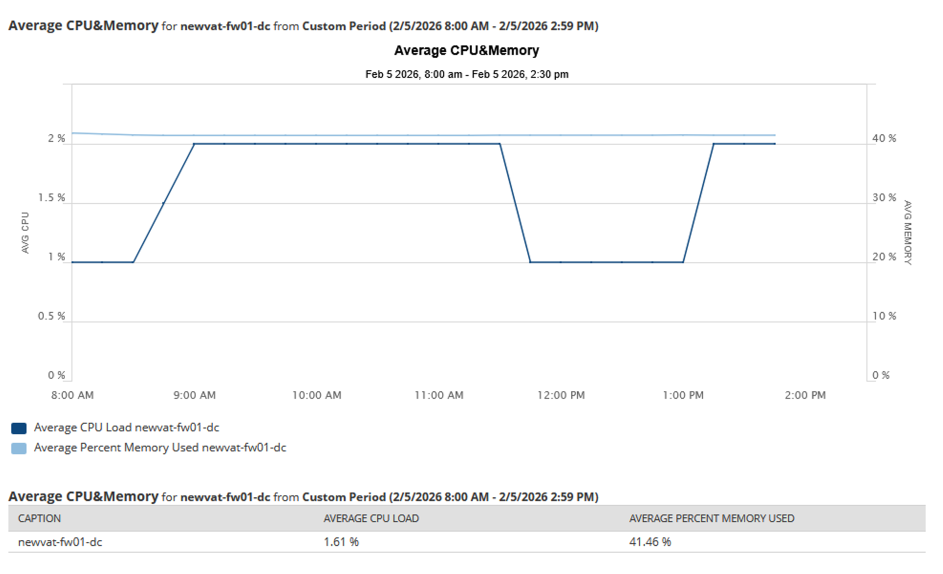
#> input picture tests/AVG cpu_mem2.png, 1886 x 1147 px (shown at 1/2 size)
$ python -i preprocessor.py   (imports and definitions only)
#> lines starting #> are read from the running program, lines starting #| are printed output that depends on the picture; after the words box and inside, x2 and y2 are one past the last pixel; in counts of white or black regions, pixels touching at a corner belong together
# Preprocessor สำหรับปรับภาพให้เหมาะสมกับการ OCR โดยเฉพาะสำหรับภาพที่มีตัวหนังสือเล็กและมีแสงเงา

import cv2
import numpy as np

def preprocess_image(image_path_or_bytes):
    # 1. Load Image
#> called with image_path_or_bytes = '../../../tests/AVG cpu_mem2.png'
    if isinstance(image_path_or_bytes, str):
        img = cv2.imread(image_path_or_bytes)
#> img is the input picture: shape (1147, 1886, 3); mean B, G, R 249.3, 249, 248.7
    else:
        nparr = np.frombuffer(image_path_or_bytes, np.uint8)
        img = cv2.imdecode(nparr, cv2.IMREAD_COLOR)

    if img is None:
        return None

    # 2. Resize Logic (ปรับให้เหมาะสมกับภาพใหญ่)
    h, w = img.shape[:2]
#> h = 1147; w = 1886
    target_width = 2500  # ขยับขึ้นเป็น 2500 เพื่อเก็บรายละเอียดตัวหนังสือเล็ก

    if w > target_width:
        scale = target_width / w
        img = cv2.resize(img, None, fx=scale, fy=scale, interpolation=cv2.INTER_AREA) # INTER_AREA ดีสำหรับย่อภาพ

    # 3. Grayscale
    gray = cv2.cvtColor(img, cv2.COLOR_BGR2GRAY)

    # 4. Contrast Enhancement (Thresholding) **สำคัญมาก**
    # ใช้ Adaptive Threshold เพื่อจัดการกับแสงเงาหรือตัวหนังสือจาง
    # หรือใช้ Binary Threshold ธรรมดาถ้าพื้นหลังขาวสะอาด
    # สูตรนี้: ทำให้ตัวหนังสือเข้มขึ้น ตัดพื้นหลังขาว
    _, thresh = cv2.threshold(gray, 180, 255, cv2.THRESH_BINARY)
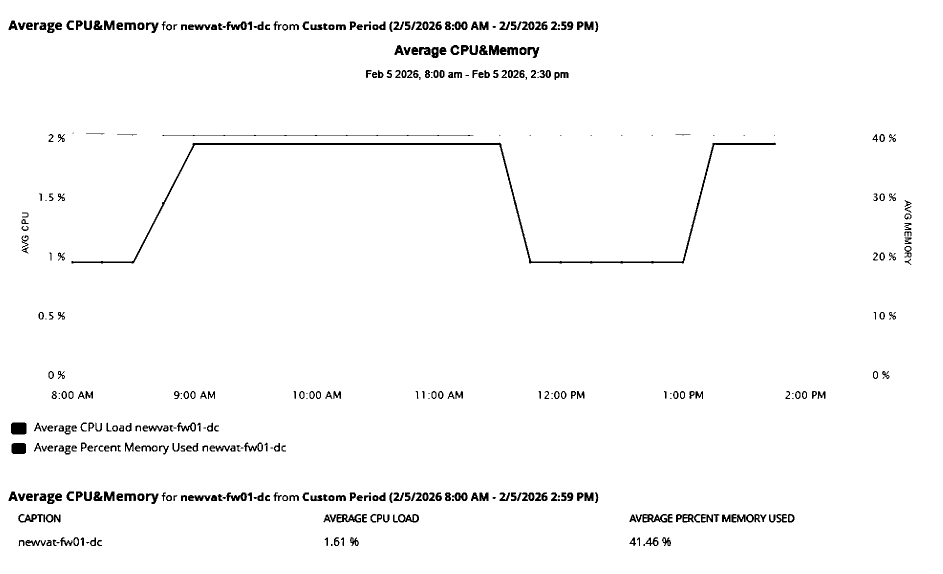
#> thresh: shape (1147, 1886) (shown at 1/2 size); 97.5% white; 429 black regions (60 under 20 px), largest, box (x1, y1, x2, y2) and area: (143, 285, 1552, 527) 6897, (22, 845, 53, 869) 724, (325, 270, 947, 272) 659

    # 5. Add Padding (เน้นขอบล่างเยอะๆ)
    # top=20, bottom=100 (เผื่อที่ให้บรรทัดสุดท้าย), left=20, right=20
    padded = cv2.copyMakeBorder(thresh, 20, 100, 20, 20, cv2.BORDER_CONSTANT, value=[255, 255, 255])
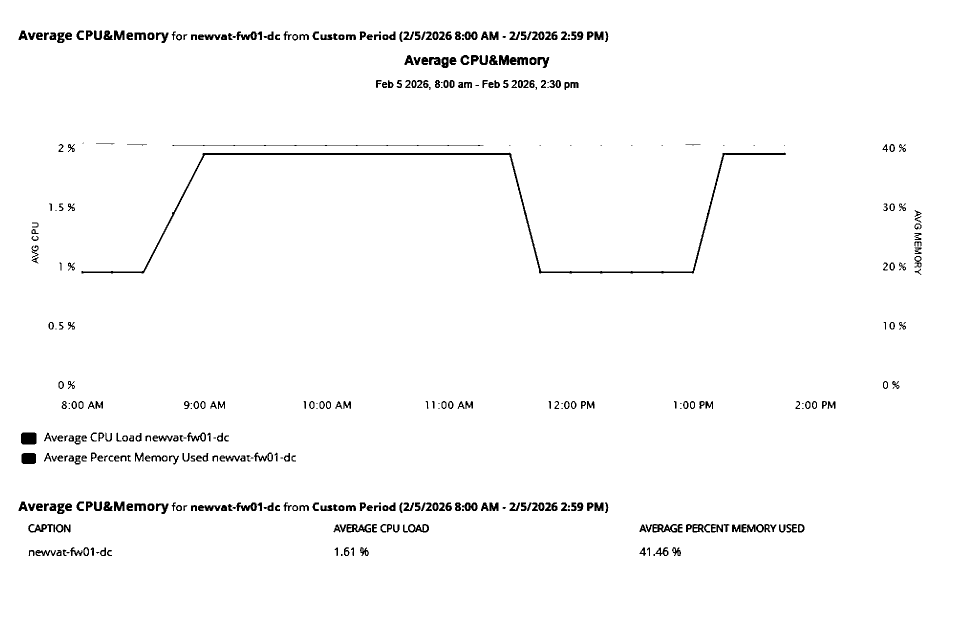
#> padded: shape (1267, 1926) (shown at 1/2 size); 97.8% white; 429 black regions (60 under 20 px), largest, box (x1, y1, x2, y2) and area: (163, 305, 1572, 547) 6897, (42, 865, 73, 889) 724, (345, 290, 967, 292) 659

    return padded

>>> result = preprocess_image('../../../tests/AVG cpu_mem2.png')

$ run again, on tests/AVG cpu_memory.png
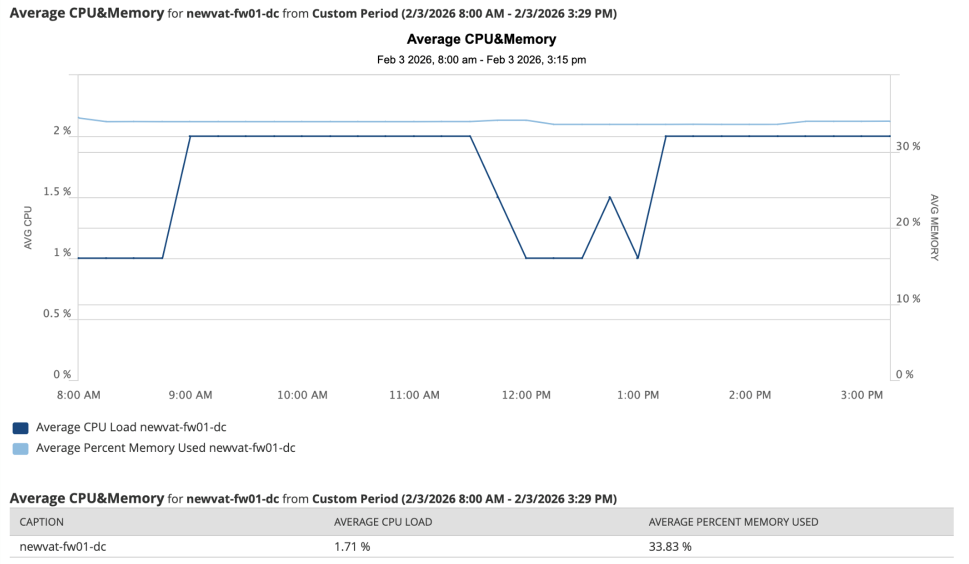
#> input picture tests/AVG cpu_memory.png, 1937 x 1128 px (shown at 1/2 size)
#> in preprocess_image, img is the input picture: shape (1128, 1937, 3); mean B, G, R 248.6, 248.3, 248
#> in preprocess_image, `_, thresh = cv2.threshold(gray, 180, 255, cv2.THRESH_BINARY)`:
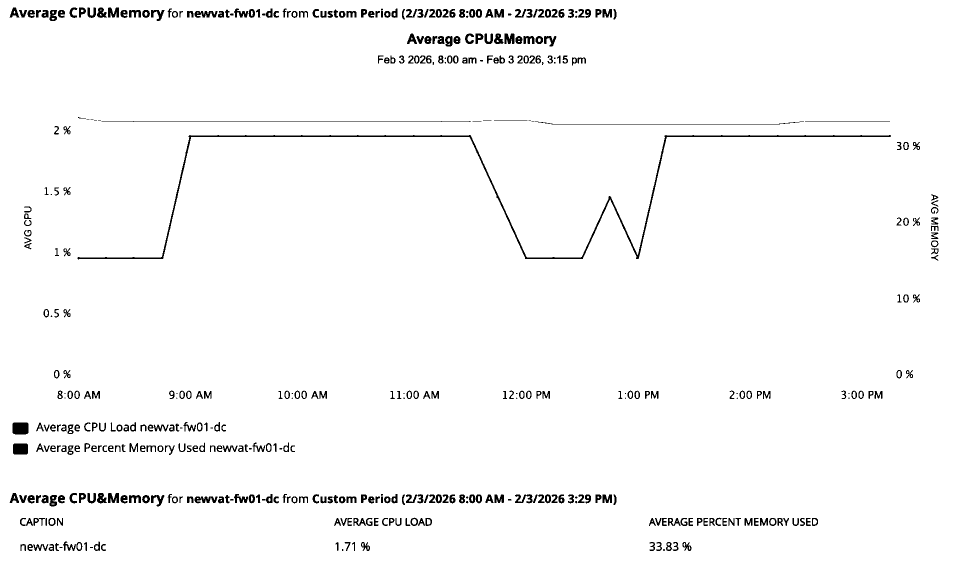
#> thresh: shape (1128, 1937) (shown at 1/2 size); 97.4% white; 445 black regions (51 under 20 px), largest, box (x1, y1, x2, y2) and area: (155, 270, 1782, 519) 7442, (25, 845, 57, 869) 746, (203, 242, 942, 244) 742
#> in preprocess_image, `padded = cv2.copyMakeBorder(thresh, 20, 100, 20, 20, cv2.BORDER_CONSTA..`:
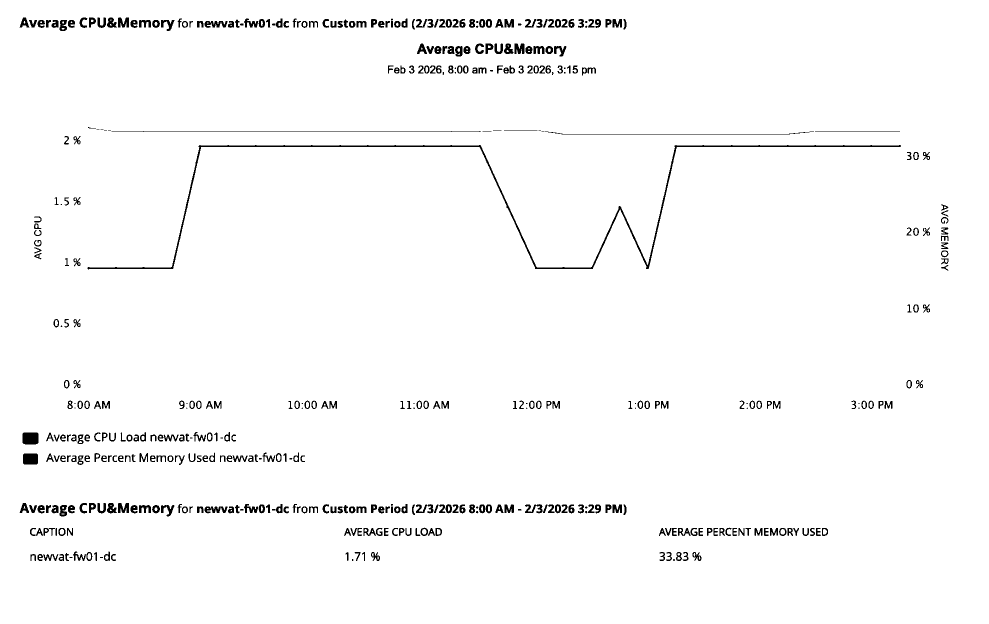
#> padded: shape (1248, 1977) (shown at 1/2 size); 97.7% white; 445 black regions (51 under 20 px), largest, box (x1, y1, x2, y2) and area: (175, 290, 1802, 539) 7442, (45, 865, 77, 889) 746, (223, 262, 962, 264) 742

$ run again, on tests/Cisco C1300 AverageTraffic.png
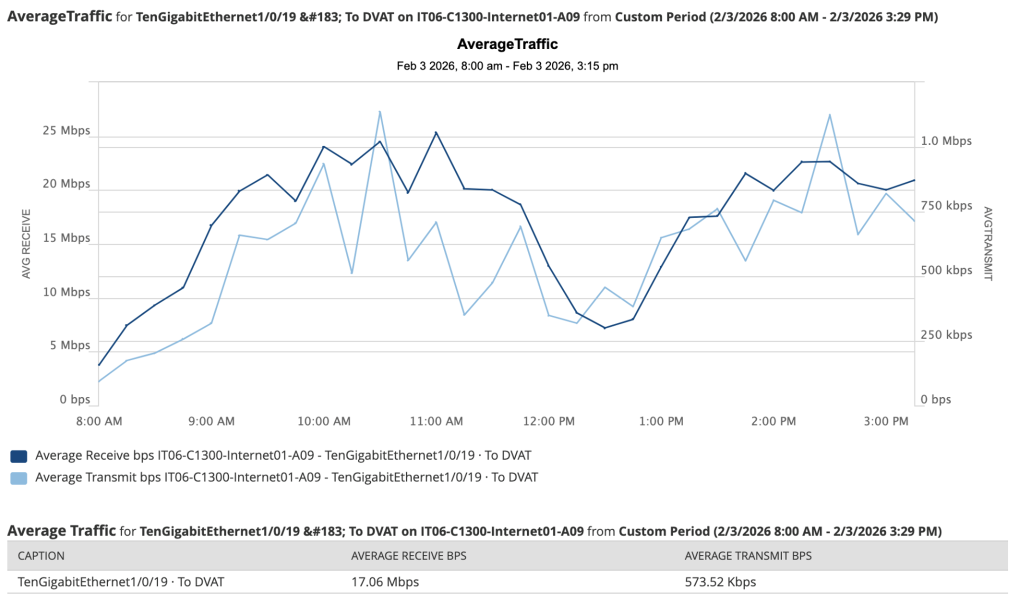
#> input picture tests/Cisco C1300 AverageTraffic.png, 2044 x 1203 px (shown at 1/2 size)
#> in preprocess_image, img is the input picture: shape (1203, 2044, 3); mean B, G, R 246.9, 246.5, 246.1
#> in preprocess_image, `_, thresh = cv2.threshold(gray, 180, 255, cv2.THRESH_BINARY)`:
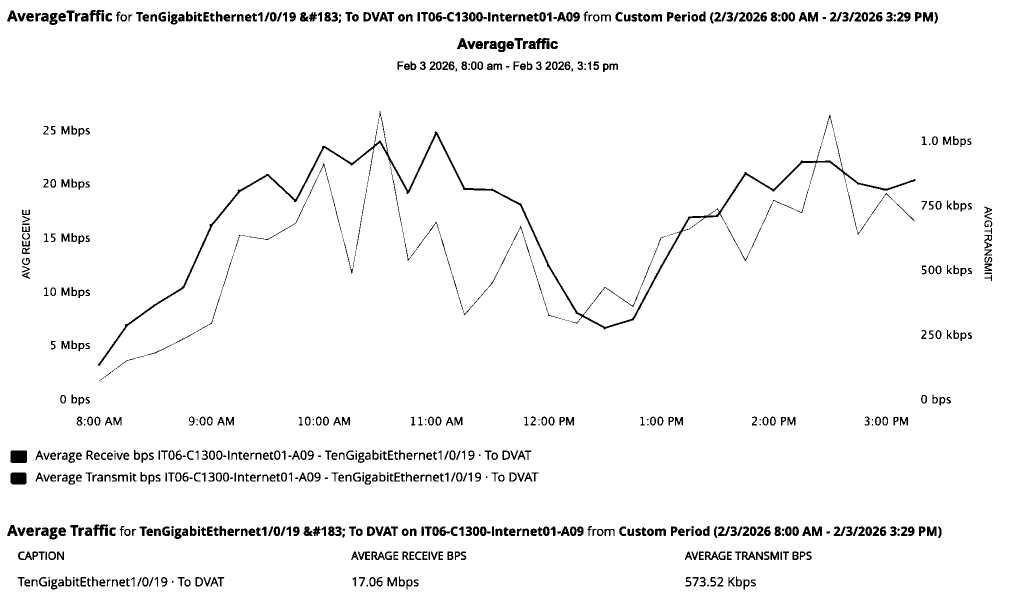
#> thresh: shape (1203, 2044) (shown at 1/2 size); 96.4% white; 743 black regions (93 under 20 px), largest, box (x1, y1, x2, y2) and area: (196, 222, 1831, 732) 10551, (21, 901, 54, 926) 816, (21, 945, 53, 969) 748
#> in preprocess_image, `padded = cv2.copyMakeBorder(thresh, 20, 100, 20, 20, cv2.BORDER_CONSTA..`:
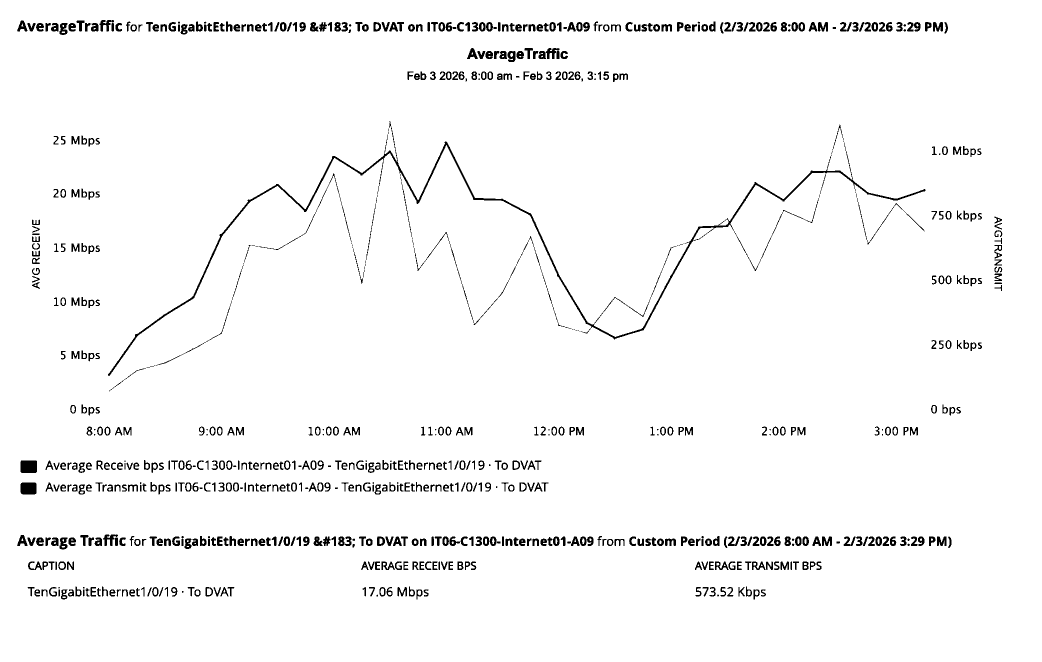
#> padded: shape (1323, 2084) (shown at 1/2 size); 96.8% white; 743 black regions (93 under 20 px), largest, box (x1, y1, x2, y2) and area: (216, 242, 1851, 752) 10551, (41, 921, 74, 946) 816, (41, 965, 73, 989) 748

$ run again, on tests/Cisco C1300 Maximum Traffic.png
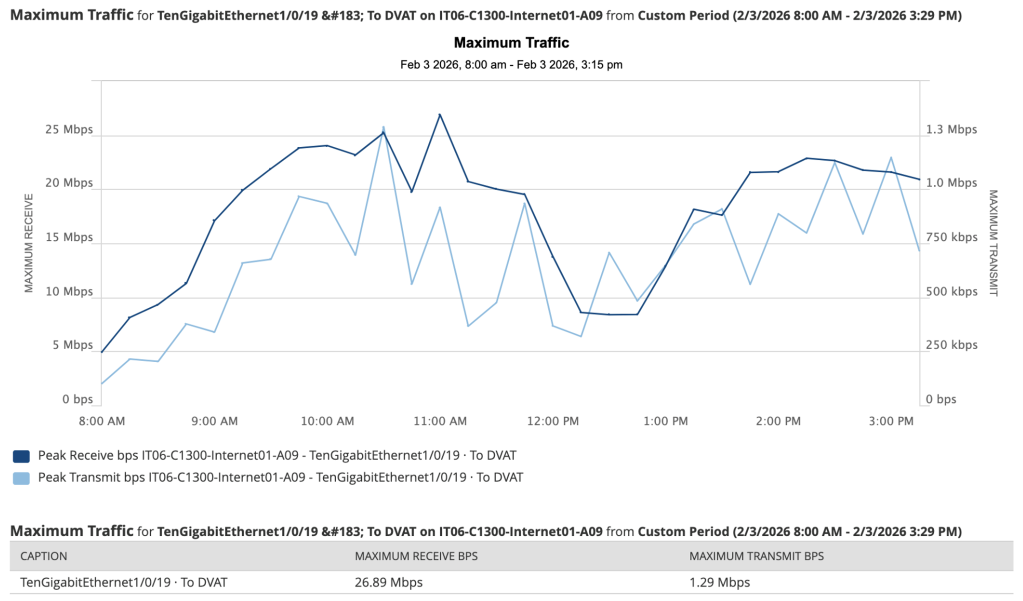
#> input picture tests/Cisco C1300 Maximum Traffic.png, 2045 x 1201 px (shown at 1/2 size)
#> in preprocess_image, img is the input picture: shape (1201, 2045, 3); mean B, G, R 246.9, 246.6, 246.2
#> in preprocess_image, `_, thresh = cv2.threshold(gray, 180, 255, cv2.THRESH_BINARY)`:
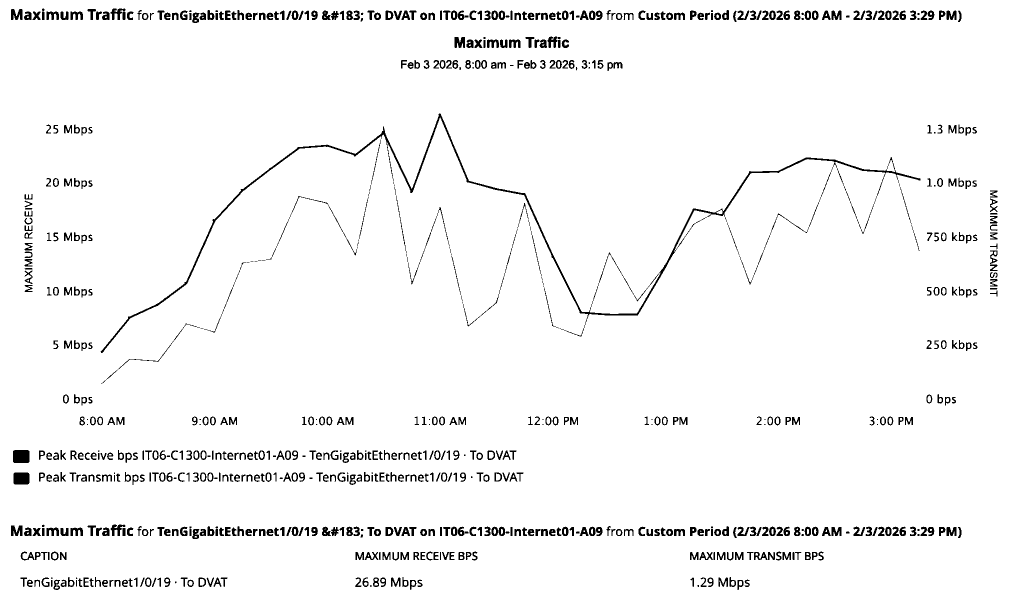
#> thresh: shape (1201, 2045) (shown at 1/2 size); 96.3% white; 748 black regions (90 under 20 px), largest, box (x1, y1, x2, y2) and area: (201, 227, 1841, 706) 10731, (26, 900, 59, 926) 844, (27, 945, 59, 969) 752
#> in preprocess_image, `padded = cv2.copyMakeBorder(thresh, 20, 100, 20, 20, cv2.BORDER_CONSTA..`:
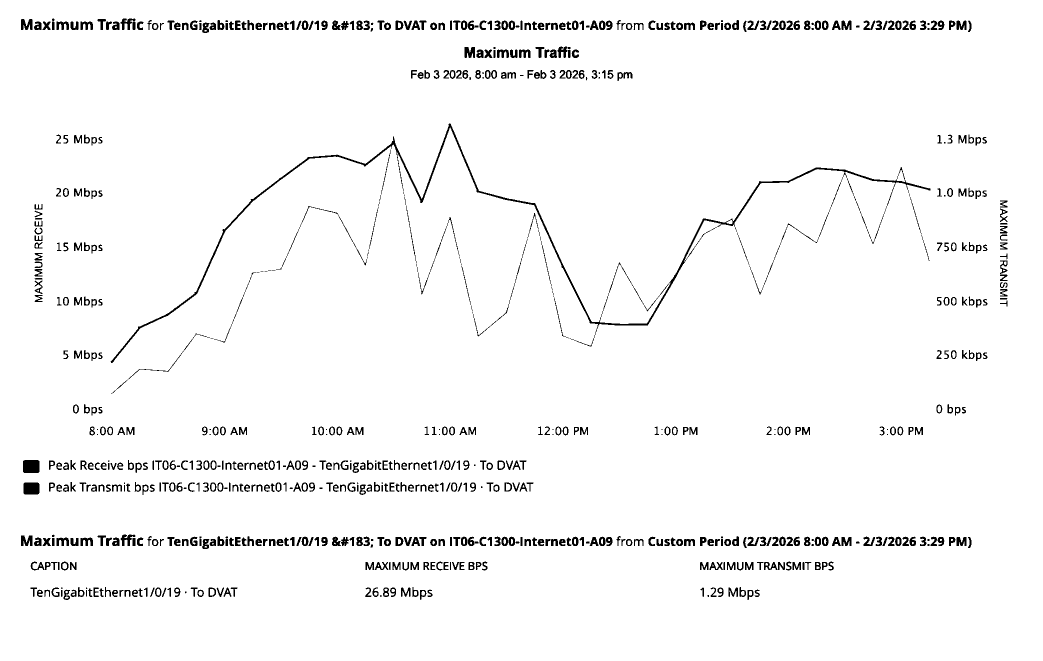
#> padded: shape (1321, 2085) (shown at 1/2 size); 96.7% white; 748 black regions (90 under 20 px), largest, box (x1, y1, x2, y2) and area: (221, 247, 1861, 726) 10731, (46, 920, 79, 946) 844, (47, 965, 79, 989) 752
